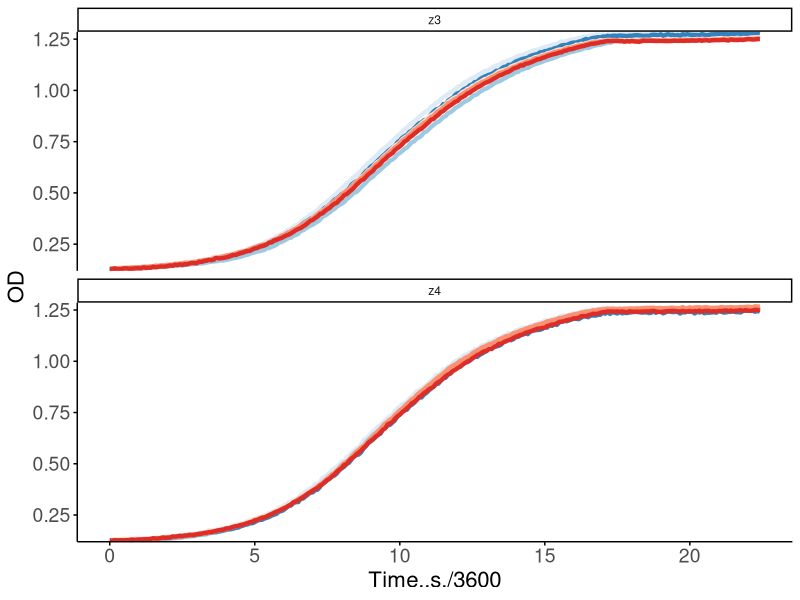

Here is the R script that generated this plot:

library(ggplot2)
library(tidyr)
setwd("~/CiBERopt_main/CiBERsupp/ciberOpt_supp1/z3_growthCurve/")

gc =read.csv('hormoneGC.csv')
gc$Time..s. = as.numeric(substr(gc$Time..s.,1,(nchar(gc$Time..s.)-1)))

gc = gather(gc, key = "Name", value = "OD", -Time..s.)
gc$group = sapply(strsplit(gc$Name,'_'),'[[',1)

blues= c('#deebf7','#9ecae1','#3182bd')
reds = c('#fee0d2','#fc9272','#de2d26')


grow_plot = ggplot(gc, aes(x=Time..s./3600,y=OD, color=Name)) + 
  geom_line(size=1.5)  + 
  facet_wrap(~group,ncol=1) + 
  scale_color_manual(values=rep(c(blues,reds),2)) + theme_classic() + 
  scale_y_continuous(expand = c(0,0)) + 
  theme(panel.grid = element_blank(),
        axis.line = element_line(color = "black"),
        axis.ticks = element_line(color = "black"),
        axis.text = element_text(size=14),
        legend.position = 'none',
        axis.title = element_text(size=16),
        panel.border = element_blank())

if(!file.exists('prog_gc.pdf')){
  ggsave('prog_gc.pdf',grow_plot,height=5,width=5,units='in')
}
  



